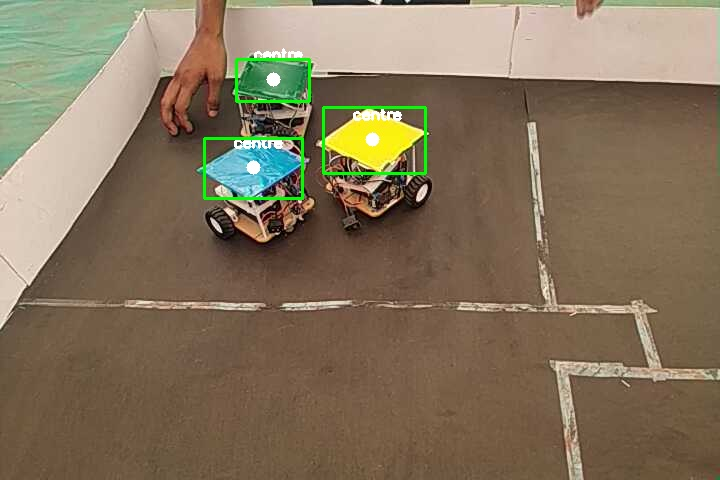
#> input picture map.jpg, 720 x 480 px, given in place of the camera
$ python formation.py
#> lines starting #> are read from the running program, lines starting #| are printed output that depends on the picture; after the words box and inside, x2 and y2 are one past the last pixel; in counts of white or black regions, pixels touching at a corner belong together
from scipy.spatial import distance as dist
from imutils.video import VideoStream
import numpy as np
import cv2
import imutils
import time
import urllib.request

#car 1
redforward = 'http://192.168.43.85/car?a=2'
redbackward = 'http://192.168.43.85/car?a=4'
redstop = 'http://192.168.43.85/car?a=5'
redright = 'http://192.168.43.85/car?a=1'
redleft = 'http://192.168.43.85/car?a=3'
#url='http://192.168.43.78:8080/shot.jpg'

yellowforward = 'http://192.168.43.132/car?a=2'
yellowbackward = 'http://192.168.43.132/car?a=4'
yellowstop = 'http://192.168.43.132/car?a=5'
yellowright = 'http://192.168.43.132/car?a=1'
yellowleft = 'http://192.168.43.132/car?a=3'

#defining object color
#bot1
#blue
BlueLower = np.array([90,60,0])
BlueUpper =np.array([121,255,255])
#red
#RedLower = np.array([155,25,0])
#RedUpper =np.array([185,255,255])
RedLower = np.array([170,120,70])
RedUpper =np.array([180,255,255])

#Yellow
yellowLower = np.array([20, 100, 100])
yellowUpper = np.array([30, 255, 255])

#Green
greenLower = np.array([65,60,60])
greenUpper = np.array([80,255,255])

vs= cv2.VideoCapture(0)

#define the codec for saving video
fourcc = cv2.VideoWriter_fourcc(*'X264')
out = cv2.VideoWriter('formation.mp4',fourcc,20.0,(640,480))

while True:
    '''
    imgResp=urllib.request.urlopen(url)
    imgNp=np.array(bytearray(imgResp.read()),dtype=np.uint8)
    frame=cv2.imdecode(imgNp,-1)
    '''
    ret, frame =vs.read()
#> frame is the input picture: shape (480, 720, 3); mean B, G, R 92.1, 116.1, 132

    # blurring to cancel the noice
    blurred = cv2.GaussianBlur(frame,(11,11),0)
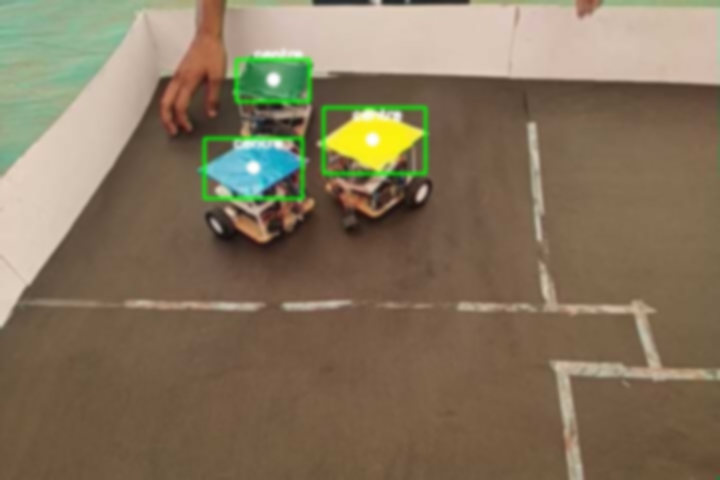
#> blurred: shape (480, 720, 3); mean B, G, R 92.1, 116.1, 132

    # convert to hsv
    hsv = cv2.cvtColor(blurred,cv2.COLOR_BGR2HSV)
#> hsv: shape (480, 720, 3); mean H, S, V 18.7, 90.2, 136.4

    # show hsv frame
    #cv2.imshow("hsv",hsv)

    #creating mask
    #blue
    Bluemask = cv2.inRange(hsv,BlueLower, BlueUpper)
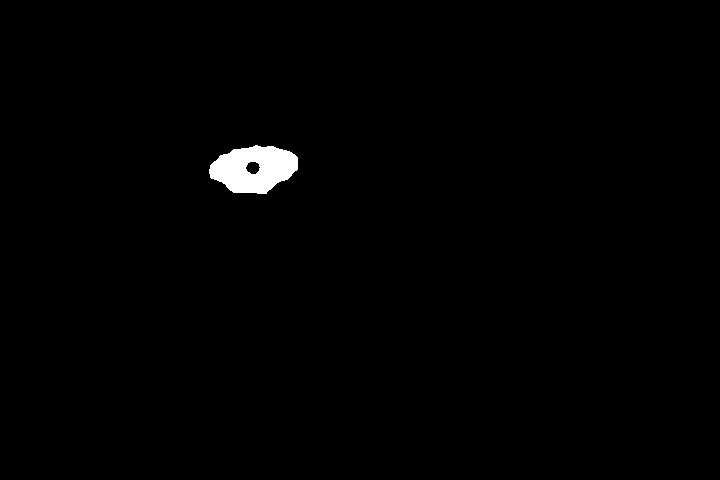
#> Bluemask: shape (480, 720); 0.88% white; 1 white region, box (x1, y1, x2, y2) and area: (209, 145, 298, 194) 3041
    Bluemask = cv2.erode(Bluemask,None,iterations=2)
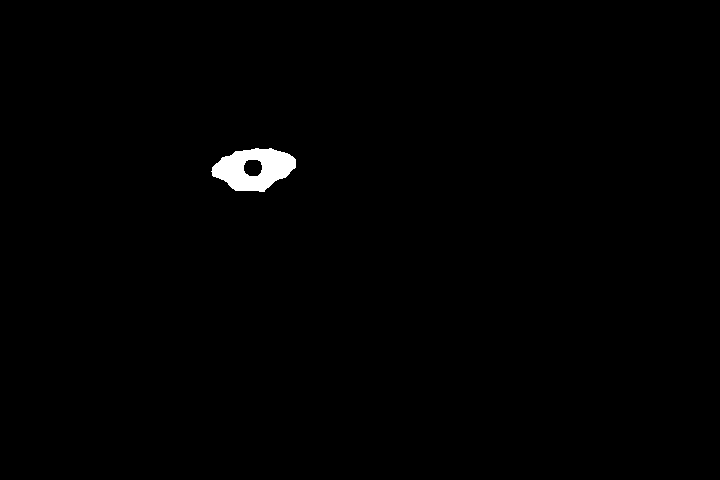
#> Bluemask: shape (480, 720); 0.69% white; 1 white region, box (x1, y1, x2, y2) and area: (211, 148, 296, 192) 2382
    Bluemask = cv2.dilate(Bluemask,None,iterations = 2)
#> Bluemask: shape (480, 720); 0.88% white; 1 white region, box (x1, y1, x2, y2) and area: (209, 146, 298, 194) 3038
    #red
    Redmask = cv2.inRange(hsv,RedLower, RedUpper)
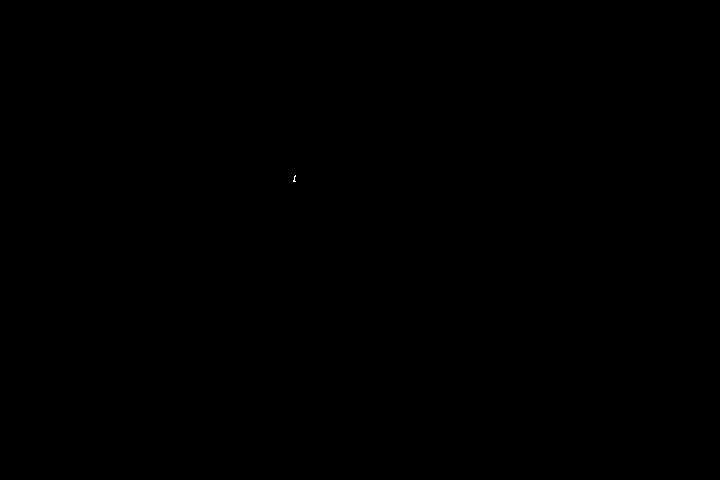
#> Redmask: shape (480, 720); 0% white in thin lines or dots, all inside (x1, y1, x2, y2) = (293, 175, 296, 182)
    Redmask = cv2.erode(Redmask,None,iterations=2)
#> Redmask: shape (480, 720); every value is 0
    Redmask = cv2.dilate(Redmask,None,iterations = 2)

    #Finding contours
    #Blue
    Bluecnts = cv2.findContours(Bluemask.copy(), cv2.RETR_EXTERNAL,cv2.CHAIN_APPROX_SIMPLE)
#> Bluecnts = 1 contour; box (x1, y1, x2, y2) and area: (209, 146, 298, 194) 3060
    Bluecnts = imutils.grab_contours(Bluecnts)
    #red
    Redcnts = cv2.findContours(Redmask.copy(), cv2.RETR_EXTERNAL,cv2.CHAIN_APPROX_SIMPLE)
#> Redcnts = 0 contours
    Redcnts = imutils.grab_contours(Redcnts)
#> Redcnts = []

    #loop over contours
    #blue contours
    if len(Bluecnts) > 0:

        for bc in Bluecnts:
            if cv2.contourArea(bc) <1000:
                continue

            #the centroid points
            M = cv2.moments(bc)
            x2 = int(M['m10'] / M['m00'])
            y2 = int(M['m01'] / M['m00'])
            Bluecenter = x2,y2
            #print(cx,cy)

            #cv2.drawContours(frame, cnts,-1,(0,255,0),2)
            cv2.circle(frame, (x2,y2), 7,(255,255,255),-1)
            cv2.putText(frame,"centre",(x2-20,y2-20),cv2.FONT_HERSHEY_SIMPLEX,0.5,(255,255,255),2)
            bx,by,bw,bh = cv2.boundingRect(bc)
            cv2.rectangle(frame,(bx,by),(bx+bw,by+bh),(0,255,0),2)
#> this loop made 1 pass
#> (x2, y2, bx, by, bw, bh) on pass 1: (253, 168, 209, 146, 89, 48)
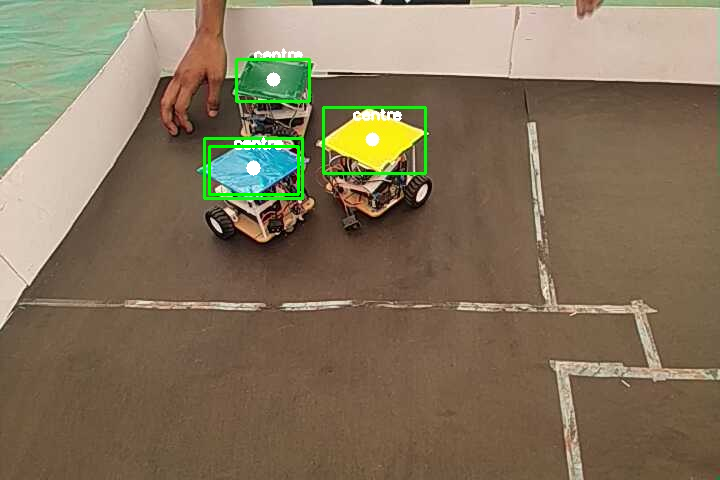
#> frame: shape (480, 720, 3); 0.34% of pixels changed, all inside (x1, y1, x2, y2) = (208, 137, 300, 196)

    #red contours
    if len(Redcnts) > 0:

        for rc in Redcnts:
            if cv2.contourArea(rc) <1000:
                continue

            #the centroid points
            M = cv2.moments(rc)
            x3 = int(M['m10'] / M['m00'])
            y3 = int(M['m01'] / M['m00'])
            Redcenter = x3,y3
            #print(cx,cy)

            #cv2.drawContours(frame, cnts,-1,(0,255,0),2)
            cv2.circle(frame, (x3,y3), 7,(255,255,255),-1)
            cv2.putText(frame,"centre",(x3-20,y3-20),cv2.FONT_HERSHEY_SIMPLEX,0.5,(255,255,255),2)
            rx,ry,rw,rh = cv2.boundingRect(rc)
            cv2.rectangle(frame,(rx,ry),(rx+rw,ry+rh),(0,255,0),2)

    #eculidean distance between centre of blue and red
#> (the run stopped early here; a loop or call above may not have finished)
